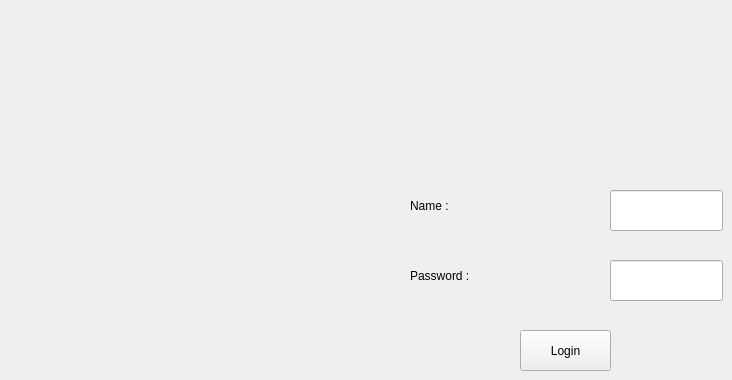
    <widget class="QWidget" name="page">
     <property name="styleSheet">
      <string notr="true">&lt;property name="styleSheet"&gt;
&lt;string notr="true"&gt;/* Thème Bleu Foncé Élégant */

QMainWindow {
    background: qlineargradient(x1:0, y1:0, x2:0, y2:1,
                                stop:0 #2C3E50, stop:1 #34495E);
}

QLabel {
    font-size: 14px;
    font-weight: bold;
    color: #ECF0F1;
}

QLineEdit {
    border: 1px solid #566573;
    border-radius: 6px;
    padding: 8px;
    background-color: #2C3E50;
    color: #ECF0F1;
    font-size: 14px;
}
QLineEdit:focus {
    border: 2px solid #3498DB;
    background-color: #34495E;
}

QPushButton {
    background: qlineargradient(x1:0, y1:0, x2:0, y2:1,
                                stop:0 #3498DB, stop:1 #2980B9);
    color: white;
    border-radius: 8px;
    padding: 10px 20px;
    font-weight: bold;
    font-size: 14px;
    border: none;
}
QPushButton:hover {
    background: qlineargradient(x1:0, y1:0, x2:0, y2:1,
                                stop:0 #2980B9, stop:1 #2471A3);
}
QPushButton:pressed {
    background: qlineargradient(x1:0, y1:0, x2:0, y2:1,
                                stop:0 #2471A3, stop:1 #1B4F72);
}

QTableWidget {
    background-color: #2C3E50;
    border: 1px solid #566573;
    gridline-color: #566573;
    selection-background-color: #3498DB;
    selection-color: white;
    color: #ECF0F1;
    font-size: 13px;
}
QHeaderView::section {
    background-color: #3498DB;
    color: white;
    font-weight: bold;
    padding: 10px;
    border: none;
}

QGroupBox {
    border: 2px solid #3498DB;
    border-radius: 8px;
    margin-top: 10px;
    padding: 15px;
    font-weight: bold;
    color: #3498DB;
    background-color: rgba(52, 73, 94, 0.7);
}
QGroupBox::title {
    subcontrol-origin: margin;
    subcontrol-position: top left;
    padding: 5px 10px;
    background-color: #3498DB;
    color: white;
    border-radius: 4px;
}&lt;/string&gt;
&lt;/property&gt;</string>
     </property>
     <widget class="QLabel" name="label_10">
      <property name="geometry">
       <rect>
        <x>410</x>
        <y>190</y>
        <width>91</width>
        <height>31</height>
       </rect>
      </property>
      <property name="text">
       <string>Name : </string>
      </property>
     </widget>
     <widget class="QPushButton" name="btnLogin">
      <property name="geometry">
       <rect>
        <x>520</x>
        <y>330</y>
        <width>91</width>
        <height>41</height>
       </rect>
      </property>
      <property name="text">
       <string>Login</string>
      </property>
     </widget>
     <widget class="QLineEdit" name="lineUser">
      <property name="geometry">
       <rect>
        <x>610</x>
        <y>190</y>
        <width>113</width>
        <height>41</height>
       </rect>
      </property>
      <property name="text">
       <string />
      </property>
     </widget>
     <widget class="QLineEdit" name="linePass">
      <property name="geometry">
       <rect>
        <x>610</x>
        <y>260</y>
        <width>113</width>
        <height>41</height>
       </rect>
      </property>
      <property name="text">
       <string />
      </property>
      <property name="echoMode">
       <enum>QLineEdit::EchoMode::Password</enum>
      </property>
     </widget>
     <widget class="QLabel" name="label_11">
      <property name="geometry">
       <rect>
        <x>410</x>
        <y>260</y>
        <width>71</width>
        <height>31</height>
       </rect>
      </property>
      <property name="text">
       <string>Password : </string>
      </property>
     </widget>
    </widget>
